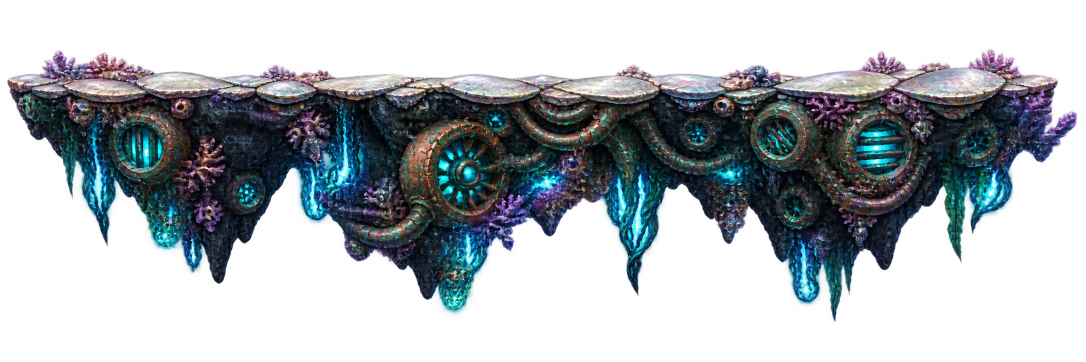
#> input picture pipeline/assets/sources/terrain_kits/abyssal/generated_large_structures/abyssal-large-ground-structures-source-v004.png, 2172 x 724 px (shown at 1/2 size)
$ python process_abyssal_generated_large_structures.py
#> lines starting #> are read from the running program, lines starting #| are printed output that depends on the picture; after the words box and inside, x2 and y2 are one past the last pixel; in counts of white or black regions, pixels touching at a corner belong together
#> in main, source is the input picture: PIL image 2172x724 RGBA; mean R, G, B, A 27, 33.8, 39.5, 104.8
#!/usr/bin/env python3
"""Publie les grands sols abyssaux générés pour Mission 2."""

from __future__ import annotations

import hashlib
import json
from dataclasses import dataclass
from pathlib import Path

import numpy as np
from PIL import Image


PROJECT_ROOT = Path(__file__).resolve().parents[3]
SOURCE = (
    PROJECT_ROOT
    / "pipeline/assets/sources/terrain_kits/abyssal/generated_large_structures/abyssal-large-ground-structures-source-v004.png"
)
EXPORT_DIR = PROJECT_ROOT / "pipeline/assets/exports/terrain_kits/abyssal/v004_large_structures"
ART_DIR = PROJECT_ROOT / "art/terrain/pieces/abyssal/v004_large_structures"
WORKING_DIR = PROJECT_ROOT / "pipeline/assets/working/terrain_kits/abyssal/v004_large_structures"

CANVAS_SIZE = (1024, 320)
ALPHA_THRESHOLD = 24


@dataclass(frozen=True)
class LargeStructureJob:
    piece_id: str
    output_name: str
    crop_box: tuple[int, int, int, int]
    pivot_px: tuple[int, int]
    walk_half_width: int
    display_name: str


JOBS = [
    LargeStructureJob(
        "abyssal_generated_coral_machine_slab",
        "generated-coral-machine-slab-v004.png",
        (0, 0, 900, 724),
        (512, 82),
        430,
        "Abysses généré — grand socle corail machine",
    ),
    LargeStructureJob(
        "abyssal_generated_tide_engine_floor",
        "generated-tide-engine-floor-v004.png",
        (320, 0, 1220, 724),
        (512, 82),
        430,
        "Abysses généré — plancher moteur de marée",
    ),
    LargeStructureJob(
        "abyssal_generated_black_coral_slab",
        "generated-black-coral-slab-v004.png",
        (650, 0, 1550, 724),
        (512, 82),
        420,
        "Abysses généré — socle corail noir",
    ),
    LargeStructureJob(
        "abyssal_generated_ruin_engine_slab",
        "generated-ruin-engine-slab-v004.png",
        (970, 0, 1870, 724),
        (512, 82),
        420,
        "Abysses généré — socle ruine moteur",
    ),
    LargeStructureJob(
        "abyssal_generated_right_coral_engine_slab",
        "generated-right-coral-engine-slab-v004.png",
        (1270, 0, 2172, 724),
        (512, 82),
        410,
        "Abysses généré — socle moteur corail droit",
    ),
]


def sha256(path: Path) -> str:
    return hashlib.sha256(path.read_bytes()).hexdigest()


def alpha_bbox(image: Image.Image) -> tuple[int, int, int, int]:
    bbox = image.getchannel("A").point(
        lambda value: 255 if value > ALPHA_THRESHOLD else 0
    ).getbbox()
    if bbox is None:
        raise RuntimeError("La source ne contient aucune silhouette alpha exploitable")
    return bbox


def remove_generation_fringe(image: Image.Image) -> Image.Image:
    rgba = np.asarray(image.convert("RGBA")).copy()
    red_fringe = (rgba[:, :, 0] > 180) & (rgba[:, :, 1] < 95) & (rgba[:, :, 2] < 120)
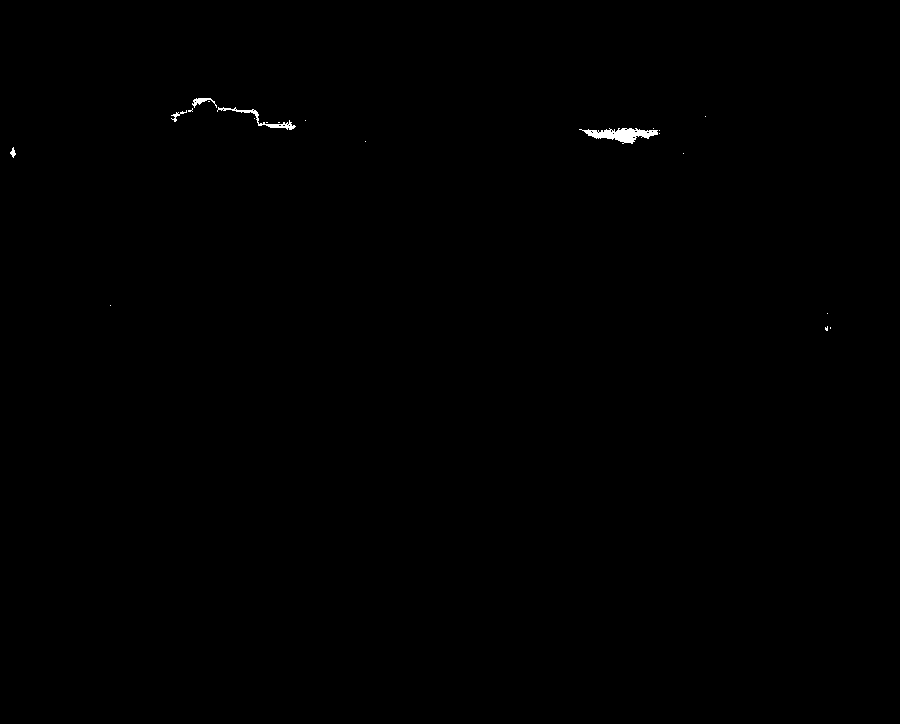
#> red_fringe: shape (724, 900) bool; 0.17% white; 21 white regions (16 under 20 px), largest, box (x1, y1, x2, y2) and area: (579, 128, 658, 144) 639, (217, 107, 296, 130) 273, (192, 98, 217, 108) 96, (171, 110, 187, 122) 51, (10, 147, 16, 158) 34
    electric_blue_fringe = (
        (rgba[:, :, 2] > 220)
        & (rgba[:, :, 1] < 110)
        & (rgba[:, :, 0] < 90)
    )
#> electric_blue_fringe: shape (724, 900) bool; 0.11% white; 80 white regions (75 under 20 px), largest, box (x1, y1, x2, y2) and area: (79, 94, 112, 118) 224, (127, 96, 143, 117) 149, (151, 106, 172, 122) 140, (338, 508, 357, 517) 68, (550, 124, 568, 128) 34
    fringe = red_fringe | electric_blue_fringe
#> fringe: shape (724, 900) bool; 0.29% white; 99 white regions (90 under 20 px), largest, box (x1, y1, x2, y2) and area: (579, 128, 658, 144) 639, (217, 107, 296, 130) 274, (79, 94, 112, 118) 224
    rgba[:, :, 3] = np.where(fringe, 0, rgba[:, :, 3]).astype(np.uint8)
#> rgba: shape (724, 900, 4); mean R, G, B, A 26.5, 32.6, 38.1, 102.9
    return Image.fromarray(rgba, "RGBA")


def publish(job: LargeStructureJob, source: Image.Image) -> dict:
    crop = source.crop(job.crop_box)
    crop = remove_generation_fringe(crop)
    isolated = crop.crop(alpha_bbox(crop))
#> in alpha_bbox, `bbox = image.getchannel("A").point( lambda value: 255 if value > ALPHA..`: bbox = (14, 101, 900, 626)
    scale = min(980 / isolated.width, 304 / isolated.height)
#> scale = 0.579
    scaled = isolated.resize(
        (
            max(1, round(isolated.width * scale)),
            max(1, round(isolated.height * scale)),
        ),
        Image.Resampling.LANCZOS,
    )
    canvas = Image.new("RGBA", CANVAS_SIZE, (0, 0, 0, 0))
#> canvas: PIL image 1024x320 RGBA; every value is 0
    x = (CANVAS_SIZE[0] - scaled.width) // 2
#> x = 255
    y = 14
    canvas.alpha_composite(scaled, (x, y))

    EXPORT_DIR.mkdir(parents=True, exist_ok=True)
    ART_DIR.mkdir(parents=True, exist_ok=True)
    export_path = EXPORT_DIR / job.output_name
    runtime_path = ART_DIR / job.output_name
    canvas.save(export_path)
    canvas.save(runtime_path)
    bbox = alpha_bbox(canvas)
#> bbox = (255, 14, 768, 318)
    return {
        "piece_id": job.piece_id,
        "display_name": job.display_name,
        "source": str(SOURCE.relative_to(PROJECT_ROOT)),
        "crop_box": list(job.crop_box),
        "export": str(export_path.relative_to(PROJECT_ROOT)),
        "runtime": str(runtime_path.relative_to(PROJECT_ROOT)),
        "canvas": list(CANVAS_SIZE),
        "pivot_px": list(job.pivot_px),
        "walk_half_width": job.walk_half_width,
        "walk_surface_y": 0,
        "alpha_bbox": list(bbox),
        "source_sha256": sha256(SOURCE),
        "runtime_sha256": sha256(runtime_path),
    }


def main() -> None:
    source = Image.open(SOURCE).convert("RGBA")
    outputs = [publish(job, source) for job in JOBS]
#> in remove_generation_fringe (call 2), `red_fringe = (rgba[:, :, 0] > 180) & (rgba[:, :, 1] < 95) & (rgba[:, :..`: red_fringe: shape (724, 900) bool; 0.1% white; 16 white regions (15 under 20 px), largest, box (x1, y1, x2, y2) and area: (259, 128, 338, 144) 639
#> in remove_generation_fringe (call 2), `electric_blue_fringe = ( (rgba[:, :, 2] > 220) & (rgba[:, :, 1] < 110)..`: electric_blue_fringe: shape (724, 900) bool; 0.04% white in thin lines or dots, all inside (x1, y1, x2, y2) = (18, 112, 838, 603)
#> in remove_generation_fringe (call 2), `fringe = red_fringe | electric_blue_fringe`: fringe: shape (724, 900) bool; 0.14% white; 93 white regions (89 under 20 px), largest, box (x1, y1, x2, y2) and area: (259, 128, 338, 144) 639, (18, 508, 37, 517) 68, (230, 124, 248, 128) 34, (663, 494, 675, 500) 27
#> in remove_generation_fringe (call 2), `rgba[:, :, 3] = np.where(fringe, 0, rgba[:, :, 3]).astype(np.uint8)`: rgba: shape (724, 900, 4); mean R, G, B, A 29.5, 36.2, 41.8, 116.4
#> in remove_generation_fringe (call 3), `red_fringe = (rgba[:, :, 0] > 180) & (rgba[:, :, 1] < 95) & (rgba[:, :..`: red_fringe: shape (724, 900) bool; 0.03% white; 23 white regions (20 under 20 px), largest, box (x1, y1, x2, y2) and area: (620, 124, 641, 130) 56, (0, 130, 8, 136) 42, (602, 121, 614, 127) 36
#> in remove_generation_fringe (call 3), `electric_blue_fringe = ( (rgba[:, :, 2] > 220) & (rgba[:, :, 1] < 110)..`: electric_blue_fringe: shape (724, 900) bool; 0.06% white; 74 white regions (71 under 20 px), largest, box (x1, y1, x2, y2) and area: (818, 124, 861, 132) 144, (873, 126, 900, 140) 109, (333, 494, 345, 500) 27
#> in remove_generation_fringe (call 3), `fringe = red_fringe | electric_blue_fringe`: fringe: shape (724, 900) bool; 0.09% white; 95 white regions (89 under 20 px), largest, box (x1, y1, x2, y2) and area: (818, 124, 861, 132) 144, (873, 126, 900, 140) 109, (620, 124, 641, 130) 57, (0, 130, 8, 136) 42, (602, 121, 614, 127) 36, (333, 494, 345, 500) 27
#> in remove_generation_fringe (call 3), `rgba[:, :, 3] = np.where(fringe, 0, rgba[:, :, 3]).astype(np.uint8)`: rgba: shape (724, 900, 4); mean R, G, B, A 27.7, 36.3, 41.2, 114.7
#> in publish (call 3), `canvas.alpha_composite(scaled, (x, y))`:
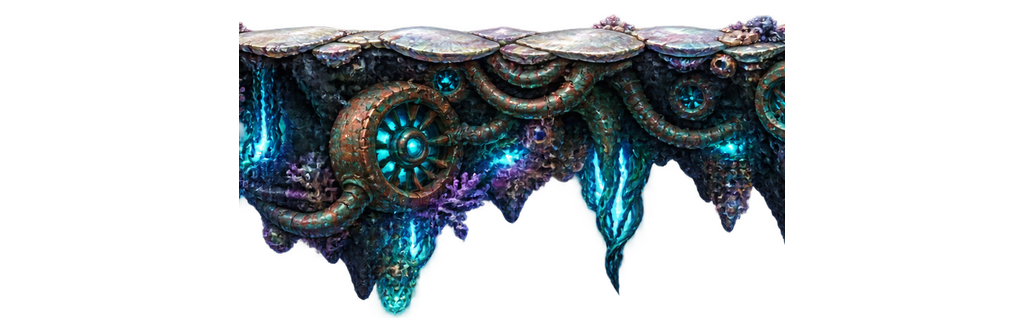
#> canvas: PIL image 1024x320 RGBA; mean R, G, B, A 20, 26.2, 29.7, 84; transparent parts drawn white
#> in publish (call 3), `bbox = alpha_bbox(canvas)`: bbox = (239, 14, 785, 318)
#> in remove_generation_fringe (call 4), `red_fringe = (rgba[:, :, 0] > 180) & (rgba[:, :, 1] < 95) & (rgba[:, :..`: red_fringe: shape (724, 900) bool; 0.04% white in thin lines or dots, all inside (x1, y1, x2, y2) = (162, 97, 900, 496)
#> in remove_generation_fringe (call 4), `electric_blue_fringe = ( (rgba[:, :, 2] > 220) & (rgba[:, :, 1] < 110)..`: electric_blue_fringe: shape (724, 900) bool; 0.07% white; 78 white regions (75 under 20 px), largest, box (x1, y1, x2, y2) and area: (553, 126, 589, 140) 156, (498, 124, 541, 132) 144, (13, 494, 25, 500) 27
#> in remove_generation_fringe (call 4), `fringe = red_fringe | electric_blue_fringe`: fringe: shape (724, 900) bool; 0.1% white in thin lines or dots, all inside (x1, y1, x2, y2) = (13, 97, 900, 644)
#> in remove_generation_fringe (call 4), `rgba[:, :, 3] = np.where(fringe, 0, rgba[:, :, 3]).astype(np.uint8)`: rgba: shape (724, 900, 4); mean R, G, B, A 28.9, 35.6, 40.9, 114.3
#> in publish (call 4), `canvas.alpha_composite(scaled, (x, y))`:
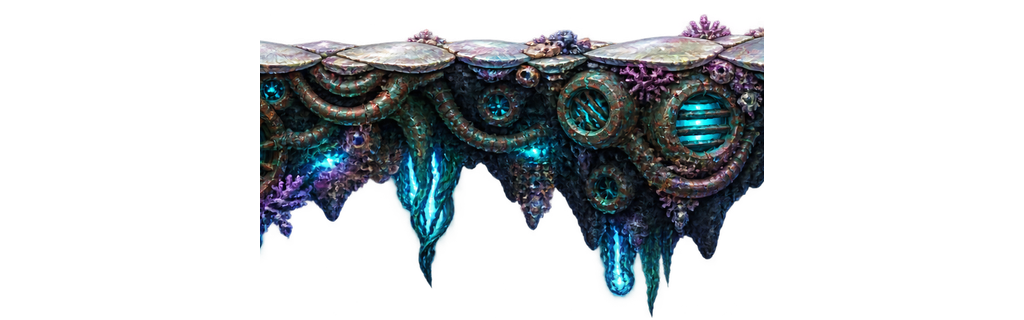
#> canvas: PIL image 1024x320 RGBA; mean R, G, B, A 17.8, 22, 25.1, 71.3; transparent parts drawn white
#> in publish (call 4), `bbox = alpha_bbox(canvas)`: bbox = (260, 14, 764, 318)
#> in publish (call 5), `crop = source.crop(job.crop_box)`:
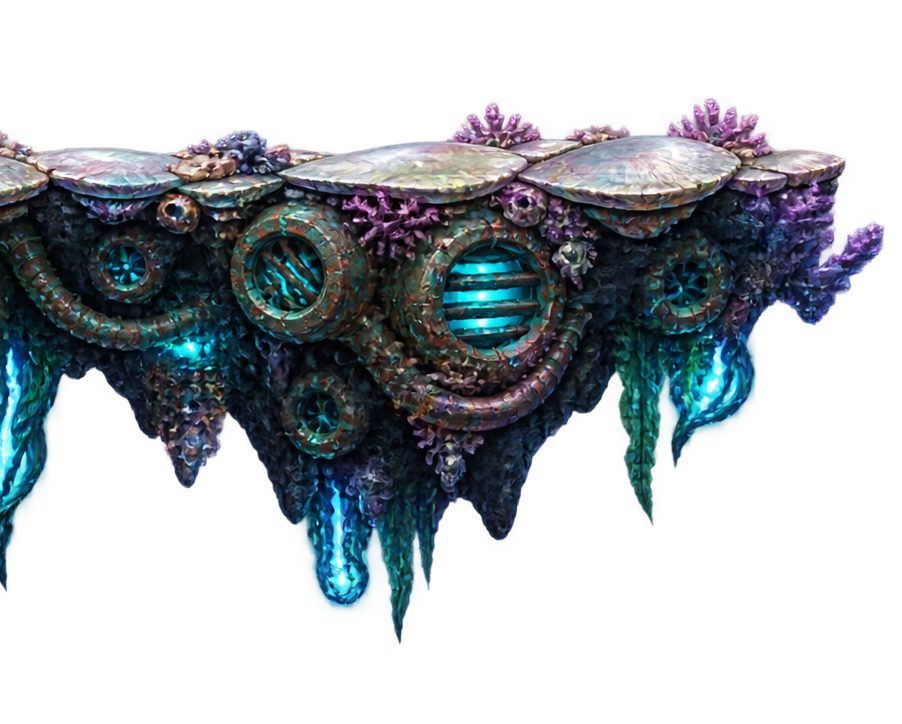
#> crop: PIL image 902x724 RGBA; mean R, G, B, A 26.2, 32.7, 38.7, 103; transparent parts drawn white
#> in remove_generation_fringe (call 5), `red_fringe = (rgba[:, :, 0] > 180) & (rgba[:, :, 1] < 95) & (rgba[:, :..`: red_fringe: shape (724, 902) bool; 0.04% white in thin lines or dots, all inside (x1, y1, x2, y2) = (0, 94, 840, 496)
#> in remove_generation_fringe (call 5), `electric_blue_fringe = ( (rgba[:, :, 2] > 220) & (rgba[:, :, 1] < 110)..`:
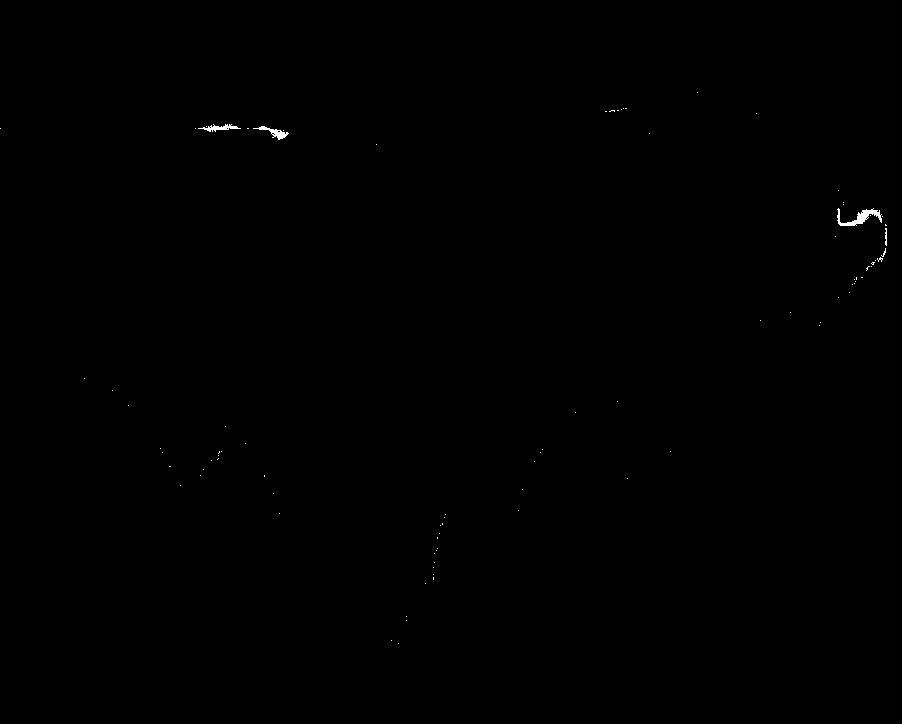
#> electric_blue_fringe: shape (724, 902) bool; 0.12% white; 90 white regions (86 under 20 px), largest, box (x1, y1, x2, y2) and area: (837, 208, 882, 226) 307, (253, 126, 289, 140) 156, (198, 124, 241, 132) 144, (885, 228, 887, 246) 30
#> in remove_generation_fringe (call 5), `fringe = red_fringe | electric_blue_fringe`: fringe: shape (724, 902) bool; 0.16% white; 111 white regions (102 under 20 px), largest, box (x1, y1, x2, y2) and area: (837, 208, 882, 226) 307, (253, 126, 289, 140) 156, (198, 124, 241, 132) 144
#> in remove_generation_fringe (call 5), `rgba[:, :, 3] = np.where(fringe, 0, rgba[:, :, 3]).astype(np.uint8)`: rgba: shape (724, 902, 4); 0.16% of pixels changed, all inside (x1, y1, x2, y2) = (0, 92, 887, 644)
#> in publish (call 5), `scaled = isolated.resize( ( max(1, round(isolated.width * scale)), max..`:
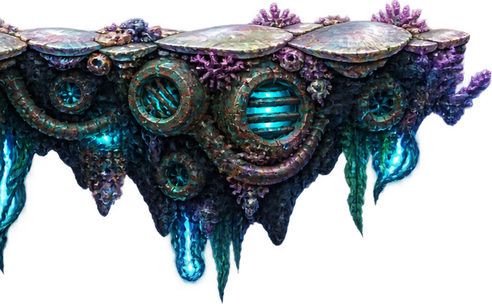
#> scaled: PIL image 492x304 RGBA; mean R, G, B, A 34.8, 43.6, 51.3, 139; transparent parts drawn white
#> in publish (call 5), `canvas.alpha_composite(scaled, (x, y))`:
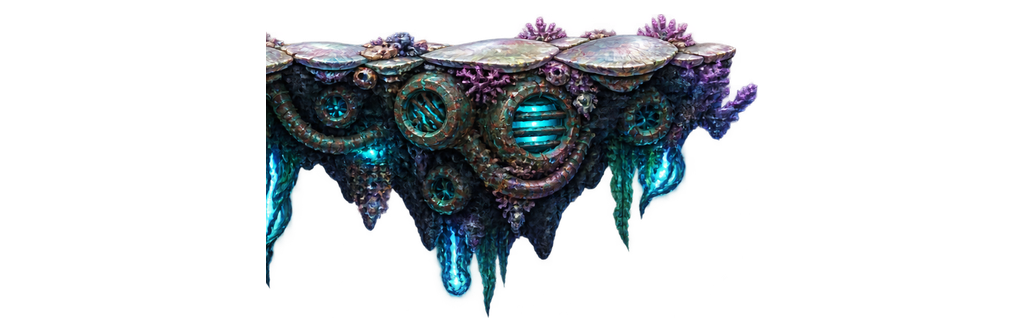
#> canvas: PIL image 1024x320 RGBA; mean R, G, B, A 15.9, 19.9, 23.4, 63.4; transparent parts drawn white
#> in publish (call 5), `bbox = alpha_bbox(canvas)`: bbox = (266, 14, 758, 318)
#> outputs = 5 items
    WORKING_DIR.mkdir(parents=True, exist_ok=True)
    report = {
        "schema": "jeuweb.abyssal-generated-large-structures.v1",
        "lot": "abyssal-generated-large-structures-v004",
        "source_type": "imagegen-generated-sheet",
        "status": "published-runtime-v004",
        "replaces_rejected_lot": "abyssal-da08-large-structures-v003",
        "constraints": [
            "single clear walkable top edge per module",
            "transparent background",
            "no direct DA-08 crop in runtime",
        ],
        "outputs": outputs,
    }
    (WORKING_DIR / "abyssal-generated-large-structures-v004-qa.json").write_text(
        json.dumps(report, indent=2) + "\n",
        encoding="utf-8",
    )
    print("Abyssal generated large structures v004 processed: %d outputs" % len(outputs))
#| Abyssal generated large structures v004 processed: 5 outputs


if __name__ == "__main__":
    main()
